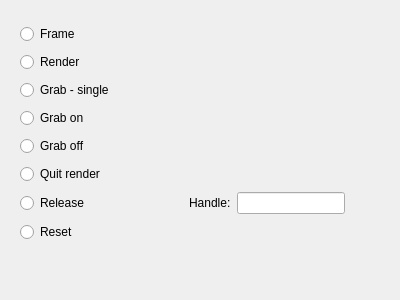
<?xml version="1.0" encoding="UTF-8"?>
<ui version="4.0">
 <class>FrameCommandForm</class>
 <widget class="QWidget" name="FrameCommandForm">
  <property name="geometry">
   <rect>
    <x>0</x>
    <y>0</y>
    <width>400</width>
    <height>300</height>
   </rect>
  </property>
  <property name="windowTitle">
   <string>Frame et al</string>
  </property>
  <widget class="QWidget" name="layoutWidget">
   <property name="geometry">
    <rect>
     <x>20</x>
     <y>22</y>
     <width>325</width>
     <height>227</height>
    </rect>
   </property>
   <layout class="QVBoxLayout" name="verticalLayout">
    <item>
     <widget class="QRadioButton" name="rbFrame">
      <property name="text">
       <string>Frame</string>
      </property>
     </widget>
    </item>
    <item>
     <widget class="QRadioButton" name="rbRender">
      <property name="text">
       <string>Render</string>
      </property>
     </widget>
    </item>
    <item>
     <widget class="QRadioButton" name="rbGrabSingle">
      <property name="text">
       <string>Grab - single</string>
      </property>
     </widget>
    </item>
    <item>
     <widget class="QRadioButton" name="rbGrabOn">
      <property name="text">
       <string>Grab on</string>
      </property>
     </widget>
    </item>
    <item>
     <widget class="QRadioButton" name="rbGrabOff">
      <property name="text">
       <string>Grab off</string>
      </property>
     </widget>
    </item>
    <item>
     <widget class="QRadioButton" name="rbQuit">
      <property name="text">
       <string>Quit render</string>
      </property>
     </widget>
    </item>
    <item>
     <layout class="QHBoxLayout" name="horizontalLayout">
      <item>
       <widget class="QRadioButton" name="rbRelease">
        <property name="text">
         <string>Release</string>
        </property>
       </widget>
      </item>
      <item>
       <spacer name="horizontalSpacer">
        <property name="orientation">
         <enum>Qt::Horizontal</enum>
        </property>
        <property name="sizeHint" stdset="0">
         <size>
          <width>40</width>
          <height>20</height>
         </size>
        </property>
       </spacer>
      </item>
      <item>
       <widget class="QLabel" name="label">
        <property name="text">
         <string>Handle:</string>
        </property>
       </widget>
      </item>
      <item>
       <widget class="QLineEdit" name="leReleaseHandle"/>
      </item>
     </layout>
    </item>
    <item>
     <widget class="QRadioButton" name="rbReset">
      <property name="text">
       <string>Reset</string>
      </property>
     </widget>
    </item>
   </layout>
  </widget>
 </widget>
 <resources/>
 <connections/>
</ui>
